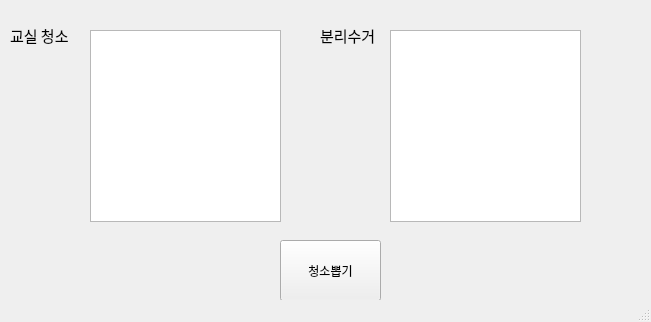
<?xml version="1.0" encoding="UTF-8"?>
<ui version="4.0">
 <class>MainWindow</class>
 <widget class="QMainWindow" name="MainWindow">
  <property name="geometry">
   <rect>
    <x>0</x>
    <y>0</y>
    <width>651</width>
    <height>322</height>
   </rect>
  </property>
  <property name="windowTitle">
   <string/>
  </property>
  <widget class="QWidget" name="centralwidget">
   <widget class="QLabel" name="label">
    <property name="geometry">
     <rect>
      <x>10</x>
      <y>10</y>
      <width>81</width>
      <height>51</height>
     </rect>
    </property>
    <property name="font">
     <font>
      <family>맑은 고딕</family>
      <pointsize>11</pointsize>
     </font>
    </property>
    <property name="text">
     <string>교실 청소</string>
    </property>
   </widget>
   <widget class="QLabel" name="label_2">
    <property name="geometry">
     <rect>
      <x>320</x>
      <y>10</y>
      <width>81</width>
      <height>51</height>
     </rect>
    </property>
    <property name="font">
     <font>
      <family>맑은 고딕</family>
      <pointsize>11</pointsize>
     </font>
    </property>
    <property name="text">
     <string>분리수거</string>
    </property>
   </widget>
   <widget class="QPushButton" name="pushButton">
    <property name="geometry">
     <rect>
      <x>280</x>
      <y>240</y>
      <width>101</width>
      <height>61</height>
     </rect>
    </property>
    <property name="text">
     <string>청소뽑기</string>
    </property>
   </widget>
   <widget class="QTextBrowser" name="textBrowser">
    <property name="geometry">
     <rect>
      <x>90</x>
      <y>30</y>
      <width>191</width>
      <height>192</height>
     </rect>
    </property>
    <property name="font">
     <font>
      <family>맑은 고딕</family>
      <pointsize>16</pointsize>
     </font>
    </property>
   </widget>
   <widget class="QTextBrowser" name="textBrowser_2">
    <property name="geometry">
     <rect>
      <x>390</x>
      <y>30</y>
      <width>191</width>
      <height>192</height>
     </rect>
    </property>
    <property name="font">
     <font>
      <family>맑은 고딕</family>
      <pointsize>16</pointsize>
     </font>
    </property>
   </widget>
  </widget>
  <widget class="QStatusBar" name="statusbar"/>
 </widget>
 <resources/>
 <connections/>
</ui>
